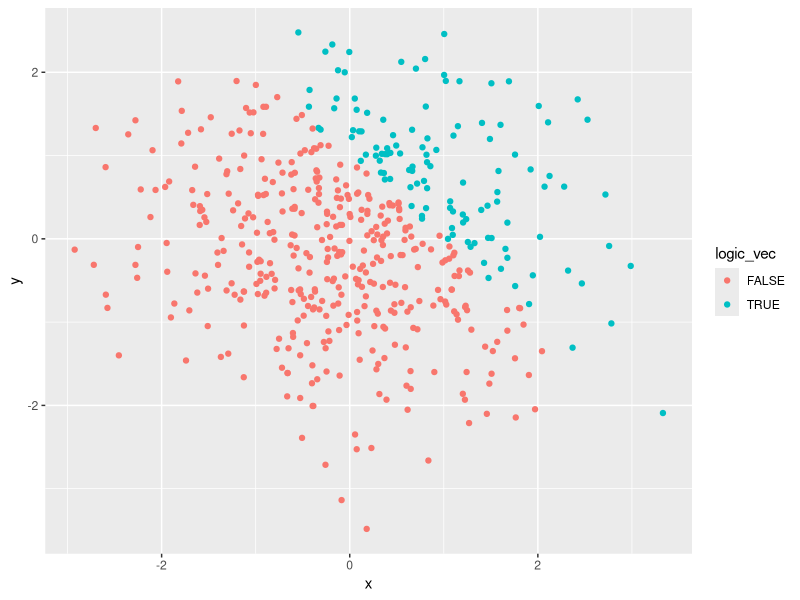
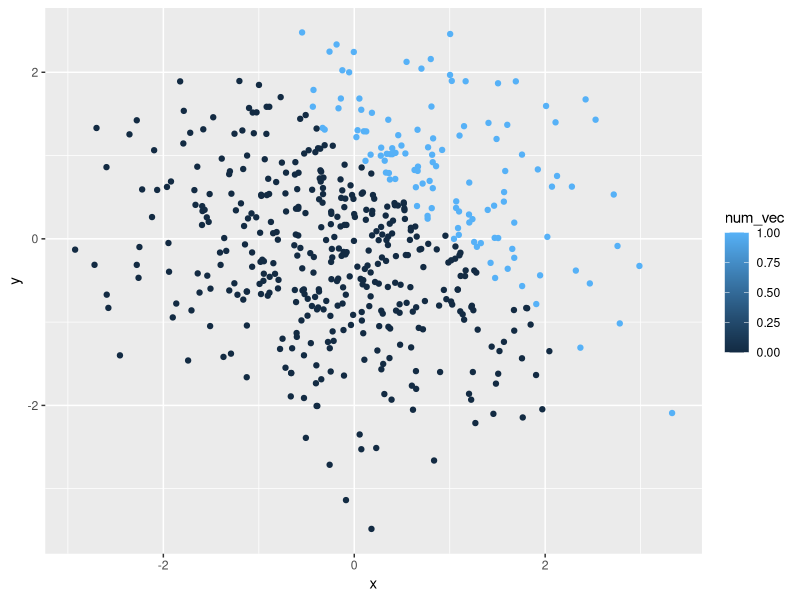
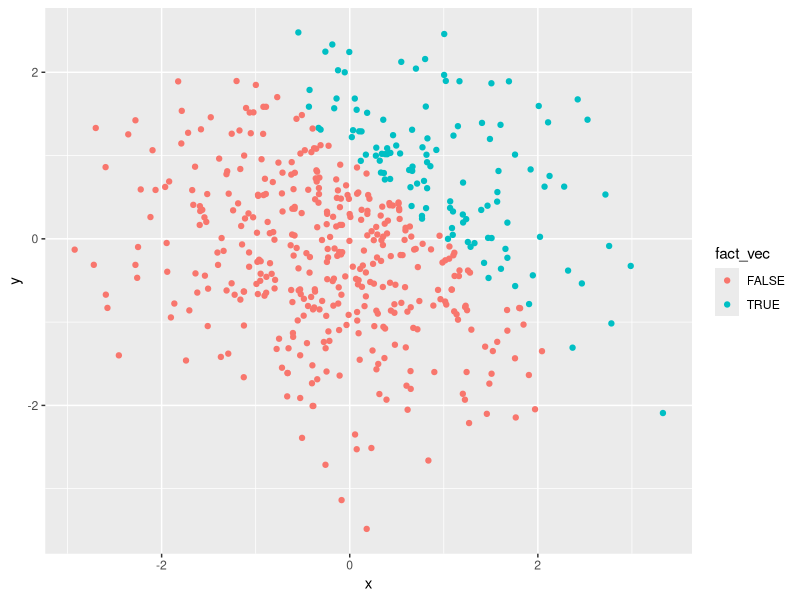
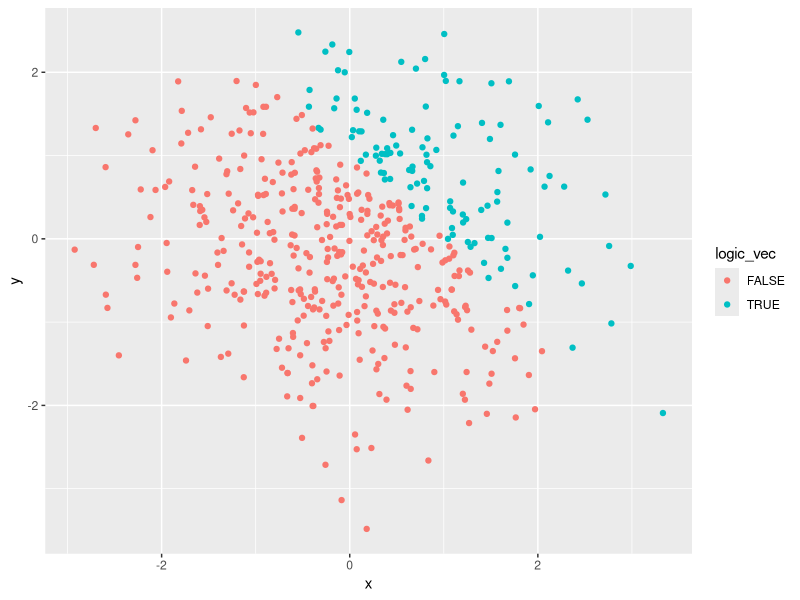

These charts were generated, in order, by the following R code:
## ---- chunk 1
knitr::opts_chunk$set(echo = TRUE)
library(tidyverse)
## ---- chunk 2
hw_df = tibble(
  rand_var = rnorm(8),
  logic_vec = rand_var > 0,
  char_vec = as.character(logic_vec,8),
  fact_vec = factor(char_vec, 3)
  )

mean(pull(hw_df, rand_var))
mean(pull(hw_df, logic_vec))
mean(pull(hw_df, char_vec))
mean(pull(hw_df, fact_vec))
## ---- chunk 3
hwplot_df = tibble(
  x = rnorm(500),
  y = rnorm(500),
  logic_vec = x + y > 1,
  num_vec = as.numeric(logic_vec),
  fact_vec = as.factor(logic_vec)
)
## ---- chunk 4
hw_plot_logic = ggplot(hwplot_df, aes(x=x,y=y,color=logic_vec)) + geom_point()
hw_plot_logic

ggsave(hw_plot_logic, file = "hw_plot_logic.pdf")


#The color scale provides a gradient of color for shading the plot points. However, since this numeric variable is transforming a logical variable, the only two possible values are 0 or 1. This causes the points to be colored in a similar fashion as the logical plot - two distinct groupings of points (those whos sums are <1 and those whos sums are >1).
hw_plot_numeric = ggplot(hwplot_df, aes(x=x,y=y,color=num_vec)) + geom_point()
hw_plot_numeric


#The color scale mimics exactly that of the logic_vec plot, where there are two distinct groupings of points (those whos sums are <1 and those whos sums are >1).
hw_plot_logic_factor = ggplot(hwplot_df, aes(x=x,y=y,color=fact_vec)) + geom_point()
hw_plot_logic_factor
